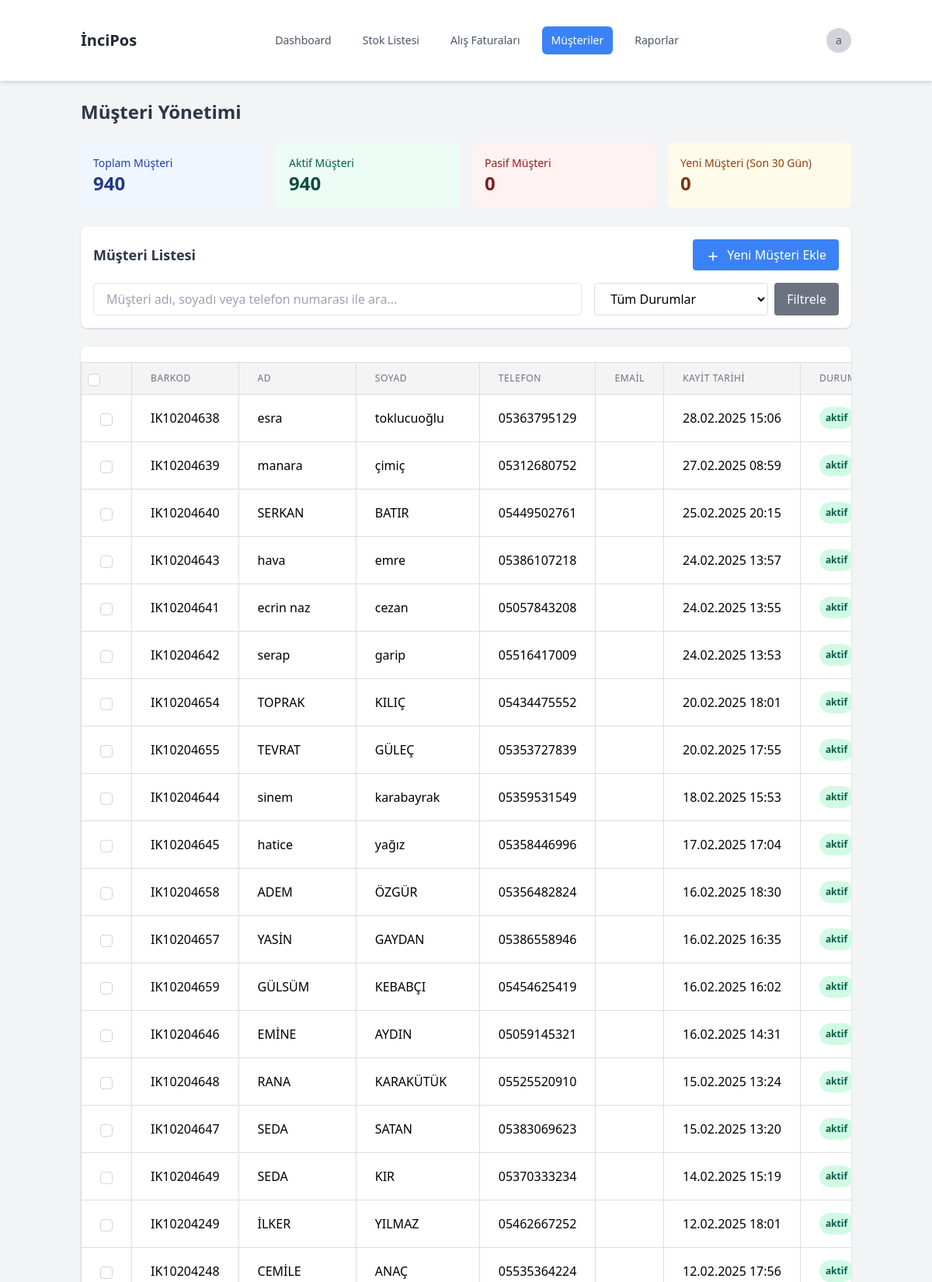
Screenshot of /admin/customers.php (signed in, upper part) with the database file from the repository.
### tables this page shows
CREATE TABLE `musteriler` (
  `id` int(11) NOT NULL,
  `ad` varchar(50) NOT NULL,
  `soyad` varchar(50) NOT NULL,
  `telefon` varchar(15) NOT NULL,
  `email` varchar(100) DEFAULT NULL,
  `kayit_tarihi` datetime DEFAULT current_timestamp(),
  `barkod` varchar(255) DEFAULT NULL,
  `sms_aktif` tinyint(1) DEFAULT 1,
  `durum` enum('aktif','pasif') DEFAULT 'aktif'
);

### admin/customers.php (the view, shortened to what this page needs)
<?php
include 'header.php';
require_once 'db_connection.php';
$active_query = "SELECT COUNT(*) as total FROM musteriler WHERE durum = 'aktif'";
$active_customers = $conn->query($active_query)->fetch(PDO::FETCH_ASSOC)['total'];
$inactive_query = "SELECT COUNT(*) as total FROM musteriler WHERE durum = 'pasif'";
$inactive_customers = $conn->query($inactive_query)->fetch(PDO::FETCH_ASSOC)['total'];
$new_customers_query = "SELECT COUNT(*) as total FROM musteriler WHERE kayit_tarihi >= DATE_SUB(NOW(), INTERVAL 30 DAY)";
$new_customers = $conn->query($new_customers_query)->fetch(PDO::FETCH_ASSOC)['total'];
$selected_columns = $_SESSION['customer_selected_columns'];
$items_per_page = $_SESSION['customer_items_per_page'] ?? 50;
if (!in_array('id', $selected_columns)) {
    $selected_columns[] = 'id';
}
$search_column = isset($_GET['search_column']) ? $_GET['search_column'] : '';
$search_term = isset($_GET['search_term']) ? $_GET['search_term'] : '';
$total_customers_query = "SELECT COUNT(*) AS total_customers FROM musteriler";
$stmt = $conn->prepare($total_customers_query);
$stmt->execute();
$total_customers = $stmt->fetch(PDO::FETCH_ASSOC)['total_customers'];
$current_page = isset($_GET['page']) ? (int)$_GET['page'] : 1;
$offset = ($current_page - 1) * $items_per_page;
function createCustomerTable($conn, $selected_columns, $items_per_page, $offset, $search_column, $search_term) {
    $visible_columns = array_filter($selected_columns, function($col) {
        return $col !== 'id';
    });
    $where_conditions = [];
    $params = [];
    $where_clause = !empty($where_conditions) ? " WHERE " . implode(' AND ', $where_conditions) : '';
    $columns_str = implode(', ', array_map(function($col) {
        return "m.$col";
    }, $selected_columns));
    $columns_str .= ", mp.puan_bakiye, mp.puan_oran, mp.musteri_turu";
    $query = "
        SELECT $columns_str
        FROM musteriler m
        LEFT JOIN musteri_puanlar mp ON m.id = mp.musteri_id
        $where_clause
        ORDER BY m.id DESC
        LIMIT :limit OFFSET :offset
    ";
    $stmt = $conn->prepare($query);
    $stmt->bindValue(':limit', (int)$items_per_page, PDO::PARAM_INT);
    $stmt->bindValue(':offset', (int)$offset, PDO::PARAM_INT);
    $stmt->execute();
    $table = "<table class='min-w-full divide-y divide-gray-200'>";
    $table .= "<thead class='bg-gray-50'><tr>";
    $table .= '<th class="w-4">
        <input type="checkbox"
               id="selectAll"
               class="form-checkbox h-4 w-4 text-blue-600 rounded border-gray-300"
               onclick="toggleAllCustomers(this)">
    </th>';
    foreach ($visible_columns as $column) {
        $table .= "<th class='px-6 py-3 text-left text-xs font-medium text-gray-500 uppercase tracking-wider'>"
                 . ucfirst(str_replace('_', ' ', $column))
                 . "</th>";
    }
    $table .= "<th class='px-6 py-3 text-left text-xs font-medium text-gray-500 uppercase tracking-wider'>Puan Bakiye</th>";
    $table .= "<th class='px-6 py-3 text-left text-xs font-medium text-gray-500 uppercase tracking-wider'>Eylemler</th>";
    $table .= "</tr></thead>";
    $table .= "<tbody class='bg-white divide-y divide-gray-200'>";
    while ($row = $stmt->fetch(PDO::FETCH_ASSOC)) {
        $table .= "<tr class='customer-row hover:bg-gray-50' data-customer='" . htmlspecialchars(json_encode($row)) . "'>";
        $table .= '<td class="w-4 px-6 py-4">
            <input type="checkbox"
                   name="selected_customers[]"
                   value="'.$row['id'].'"
                   class="form-checkbox h-4 w-4 text-blue-600 rounded border-gray-300">
        </td>';
        foreach ($visible_columns as $column) {
            $value = $row[$column] ?? '';
            if ($column === 'durum') {
                $statusClass = $value === 'aktif' ? 'bg-green-100 text-green-800' : 'bg-red-100 text-red-800';
                $value = '<span class="px-2 py-1 inline-flex text-xs leading-5 font-semibold rounded-full '.$statusClass.'">'.$value.'</span>';
            } elseif ($column === 'kayit_tarihi' && !empty($value)) {
                $value = date('d.m.Y H:i', strtotime($value));
            }
            $table .= "<td class='px-6 py-4 whitespace-nowrap'>" . $value . "</td>";
        }
        $table .= "<td class='px-6 py-4 whitespace-nowrap'>" .
                 '<span class="text-green-600 font-semibold">' .
                 number_format($row['puan_bakiye'] ?? 0, 2, ',', '.') .
                 ' Puan</span>' .
                 "</td>";
        $table .= "<td class='px-6 py-4 whitespace-nowrap'>
            <div class='flex items-center space-x-2'>
                <button onclick='editCustomer({$row['id']})'
                        class='text-blue-600 hover:text-blue-800 tooltip'
                        data-tooltip='Düzenle'>
                    <svg class='w-5 h-5' fill='none' stroke='currentColor' viewBox='0 0 24 24'>
                        <path stroke-linecap='round' stroke-linejoin='round' stroke-width='2'
                              d='M15.232 5.232l3.536 3.536m-2.036-5.036a2.5 2.5 0 113.536 3.536L6.5 21.036H3v-3.572L16.732 3.732z'/>
                    </svg>
                </button>
                <button onclick='viewCustomerPoints({$row['id']})'
                        class='text-green-600 hover:text-green-800 tooltip'
                        data-tooltip='Puan İşlemleri'>
                    <svg class='w-5 h-5' fill='none' stroke='currentColor' viewBox='0 0 24 24'>
                        <path stroke-linecap='round' stroke-linejoin='round' stroke-width='2'
                              d='M12 8c-1.657 0-3 .895-3 2s1.343 2 3 2 3 .895 3 2-1.343 2-3 2m0-8c1.11 0 2.08.402 2.599 1M12 8V7m0 1v8m0 0v1m0-1c-1.11 0-2.08-.402-2.599-1M21 12a9 9 0 11-18 0 9 9 0 0118 0z'/>
                    </svg>
                </button>
                <button onclick='showCustomerHistory({$row['id']})'
                        class='text-purple-600 hover:text-purple-800 tooltip'
                        data-tooltip='İşlem Geçmişi'>
                    <svg class='w-5 h-5' fill='none' stroke='currentColor' viewBox='0 0 24 24'>
                        <path stroke-linecap='round' stroke-linejoin='round' stroke-width='2'
                              d='M12 8v4l3 3m6-3a9 9 0 11-18 0 9 9 0 0118 0z'/>
                    </svg>
                </button>
                <button onclick='deleteCustomer({$row['id']})'
                        class='text-red-600 hover:text-red-800 tooltip'
                        data-tooltip='Sil'>
                    <svg class='w-5 h-5' fill='none' stroke='currentColor' viewBox='0 0 24 24'>
                        <path stroke-linecap='round' stroke-linejoin='round' stroke-width='2'
                              d='M19 7l-.867 12.142A2 2 0 0116.138 21H7.862a2 2 0 01-1.995-1.858L5 7m5 4v6m4-6v6m1-10V4a1 1 0 00-1-1h-4a1 1 0 00-1 1v3M4 7h16'/>
                    </svg>
                </button>
            </div>
        </td>";
        $table .= "</tr>";
    }
    $table .= "</tbody></table>";
    return $table;
}
$table_html = createCustomerTable($conn, $selected_columns, $items_per_page, $offset, $search_column, $search_term);
?>
<!DOCTYPE html>
<html lang="tr">
<head>
    <link rel="stylesheet" href="/assets/css/style.css">
    <link href="https://cdn.jsdelivr.net/npm/tailwindcss@2.2.19/dist/tailwind.min.css" rel="stylesheet">
    <link rel="stylesheet" href="https://cdn.jsdelivr.net/npm/sweetalert2@11/dist/sweetalert2.min.css">
</head>
<body>
    <div class="container mx-auto px-4 py-8">
        <h1 class="text-2xl font-bold mb-6">Müşteri Yönetimi</h1>
        <div class="grid grid-cols-1 md:grid-cols-4 gap-4 mb-6">
            <div class="bg-blue-50 p-4 rounded-lg">
                <h3 class="text-sm font-medium text-blue-800">Toplam Müşteri</h3>
                <p class="text-2xl font-bold text-blue-900"><?php echo number_format($total_customers, 0, ',', '.'); ?></p>
            </div>
            <div class="bg-green-50 p-4 rounded-lg">
                <h3 class="text-sm font-medium text-green-800">Aktif Müşteri</h3>
                <p class="text-2xl font-bold text-green-900"><?php echo number_format($active_customers, 0, ',', '.'); ?></p>
            </div>
            <div class="bg-red-50 p-4 rounded-lg">
                <h3 class="text-sm font-medium text-red-800">Pasif Müşteri</h3>
                <p class="text-2xl font-bold text-red-900"><?php echo number_format($inactive_customers, 0, ',', '.'); ?></p>
            </div>
            <div class="bg-yellow-50 p-4 rounded-lg">
                <h3 class="text-sm font-medium text-yellow-800">Yeni Müşteri (Son 30 Gün)</h3>
                <p class="text-2xl font-bold text-yellow-900"><?php echo number_format($new_customers, 0, ',', '.'); ?></p>
            </div>
        </div>
        <div class="bg-white p-4 rounded-lg shadow mb-6">
            <div class="flex justify-between items-center mb-4">
                <h2 class="text-lg font-semibold">Müşteri Listesi</h2>
                <button id="addCustomerBtn" class="bg-blue-500 hover:bg-blue-600 text-white px-4 py-2 rounded">
                    <svg class="w-5 h-5 inline-block mr-1" fill="none" stroke="currentColor" viewBox="0 0 24 24">
                        <path stroke-linecap="round" stroke-linejoin="round" stroke-width="2" d="M12 6v6m0 0v6m0-6h6m-6 0H6"></path>
                    </svg>
                    Yeni Müşteri Ekle
                </button>
            </div>
            <div class="flex flex-col md:flex-row gap-4">
                <div class="md:w-2/3">
                    <input type="text" id="customerSearch" placeholder="Müşteri adı, soyadı veya telefon numarası ile ara..."
                           class="w-full px-4 py-2 border rounded focus:outline-none focus:ring-2 focus:ring-blue-500">
                </div>
                <div class="md:w-1/3 flex gap-2">
                    <select id="customerStatus" class="w-full px-4 py-2 border rounded focus:outline-none focus:ring-2 focus:ring-blue-500">
                        <option value="">Tüm Durumlar</option>
                    </select>
                    <button id="filterBtn" class="bg-gray-500 hover:bg-gray-600 text-white px-4 py-2 rounded">Filtrele</button>
                </div>
            </div>
        </div>
        <div id="customerTableContainer" class="bg-white rounded-lg shadow overflow-hidden mb-6">
            <?php echo $table_html; ?>
        </div>
    </div>
    <?php
    include 'footer.php';
    ?>
</body>
</html>

### admin/header.php (shortened to what this page needs)
<?php
require_once 'db_connection.php';
$stmt = $conn->prepare("SELECT * FROM admin_user WHERE id = ?");
$stmt->execute([$_SESSION['user_id']]);
$user = $stmt->fetch(PDO::FETCH_ASSOC);
$current_page = basename($_SERVER['PHP_SELF']);
?>
<!DOCTYPE html>
<html lang="tr">
<head>
    <link rel="stylesheet" href="assets/css/style.css">
    <link href="https://cdn.jsdelivr.net/npm/tailwindcss@2.2.19/dist/tailwind.min.css" rel="stylesheet">
    <link rel="stylesheet" href="https://cdn.jsdelivr.net/npm/sweetalert2@11/dist/sweetalert2.min.css">
</head>
<body class="bg-gray-100 min-h-screen flex flex-col">
    <div class="flex-grow flex flex-col">
    <header id="header" class="bg-white shadow-md fixed top-0 left-0 right-0 z-50">
        <div class="container mx-auto px-4">
            <div class="flex justify-between items-center h-16">
                <div class="flex items-center">
                    <a href="admin_dashboard.php" class="flex items-center">
                        <span class="text-xl font-bold text-gray-800">İnciPos</span>
                    </a>
                </div>
                <nav class="hidden md:flex space-x-4">
                    <a href="admin_dashboard.php" class="<?php echo $current_page == 'admin_dashboard.php' ? 'bg-blue-500 text-white' : 'text-gray-600 hover:text-gray-900'; ?> px-3 py-2 rounded-md text-sm font-medium">
                        Dashboard
                    </a>
                    <a href="stock_list.php" class="<?php echo $current_page == 'stock_list.php' ? 'bg-blue-500 text-white' : 'text-gray-600 hover:text-gray-900'; ?> px-3 py-2 rounded-md text-sm font-medium">
                        Stok Listesi
                    </a>
                    <a href="purchase_invoices.php" class="<?php echo $current_page == 'purchase_invoices.php' ? 'bg-blue-500 text-white' : 'text-gray-600 hover:text-gray-900'; ?> px-3 py-2 rounded-md text-sm font-medium">
                        Alış Faturaları
                    </a>
                    <a href="customers.php" class="<?php echo $current_page == 'customers.php' ? 'bg-blue-500 text-white' : 'text-gray-600 hover:text-gray-900'; ?> px-3 py-2 rounded-md text-sm font-medium">
                        Müşteriler
                    </a><a href="reports.php" class="<?php echo $current_page == 'reports.php' ? 'bg-blue-500 text-white' : 'text-gray-600 hover:text-gray-900'; ?> px-3 py-2 rounded-md text-sm font-medium">
                        Raporlar
                    </a>
                </nav>
                <div class="flex items-center">
                    <div class="relative ml-3">
                        <div>
                            <button type="button" class="flex text-sm rounded-full focus:outline-none" id="user-menu-button">
                                <div class="h-8 w-8 rounded-full bg-gray-300 flex items-center justify-center">
                                    <span class="text-sm font-medium text-gray-600">
                                        <?php echo substr($user['kullanici_adi'], 0, 1); ?>
                                    </span>
                                </div>
                            </button>
                        </div>
                    </div>
                </div>
            </div>
        </div>
    </header>
    <div style="" class="pt-24">

### admin/footer.php (shortened to what this page needs)
</div>
    </div>
</body>
</html>

### admin/assets/css/style.css (style rules this page uses)
#header { z-index:9999; }
.container { padding: 20px; max-width: 1200px; margin: 0 auto; }
table { width: 100%; border-collapse: collapse; margin-top: 20px; }
th, td { padding: 8px; text-align: left; border: 1px solid #ddd; }
th { background-color: #f4f4f4; }
select { padding: 8px; border: 1px solid #ddd; border-radius: 4px; background-color: white; margin-left: 10px; cursor: pointer; }
h1, h2, h3 { color: #2d3748; margin-bottom: 1rem; }
h3 { font-size: 1rem; font-weight: 500; margin-top: 15px; }
.form-checkbox { appearance: none; padding: 0; -webkit-print-color-adjust: exact; color-adjust: exact; display: inline-block; vertical-align: middle; background-origin: border-box; user-select: none; flex-shrink: 0; height: 1rem; width: 1rem; color: #3b82f6; background-color: #fff; border: 1px solid #d1d5db; border-radius: 0.25rem; }
.text-left { text-align: left; }
.text-sm { font-size: 0.875rem; }
.font-medium { font-weight: 500; }
input[type="checkbox"] { pointer-events: auto; position: relative; z-index: 1; }
.gap-4 { gap: 1rem; }

### rows the page displays
musteriler: barkod "IK10204638", ad "esra", soyad "toklucuoğlu", telefon "05363795129", kayit_tarihi "28.02.2025 15:06", durum "aktif"
musteriler: barkod "IK10204639", ad "manara", soyad "çimiç", telefon "05312680752", kayit_tarihi "27.02.2025 08:59", durum "aktif"
musteriler: barkod "IK10204640", ad "SERKAN", soyad "BATIR", telefon "05449502761", kayit_tarihi "25.02.2025 20:15", durum "aktif"
musteriler: barkod "IK10204643", ad "hava", soyad "emre", telefon "05386107218", kayit_tarihi "24.02.2025 13:57", durum "aktif"
musteriler: barkod "IK10204641", ad "ecrin naz", soyad "cezan", telefon "05057843208", kayit_tarihi "24.02.2025 13:55", durum "aktif"
musteriler: barkod "IK10204642", ad "serap", soyad "garip", telefon "05516417009", kayit_tarihi "24.02.2025 13:53", durum "aktif"
musteriler: barkod "IK10204654", ad "TOPRAK", soyad "KILIÇ", telefon "05434475552", kayit_tarihi "20.02.2025 18:01", durum "aktif"
musteriler: barkod "IK10204655", ad "TEVRAT", soyad "GÜLEÇ", telefon "05353727839", kayit_tarihi "20.02.2025 17:55", durum "aktif"
musteriler: barkod "IK10204644", ad "sinem", soyad "karabayrak", telefon "05359531549", kayit_tarihi "18.02.2025 15:53", durum "aktif"
musteriler: barkod "IK10204645", ad "hatice", soyad "yağız", telefon "05358446996", kayit_tarihi "17.02.2025 17:04", durum "aktif"
musteriler: barkod "IK10204658", ad "ADEM", soyad "ÖZGÜR", telefon "05356482824", kayit_tarihi "16.02.2025 18:30", durum "aktif"
musteriler: barkod "IK10204657", ad "YASİN", soyad "GAYDAN", telefon "05386558946", kayit_tarihi "16.02.2025 16:35", durum "aktif"
musteriler: barkod "IK10204659", ad "GÜLSÜM", soyad "KEBABÇI", telefon "05454625419", kayit_tarihi "16.02.2025 16:02", durum "aktif"
musteriler: barkod "IK10204646", ad "EMİNE", soyad "AYDIN", telefon "05059145321", kayit_tarihi "16.02.2025 14:31", durum "aktif"
musteriler: barkod "IK10204648", ad "RANA", soyad "KARAKÜTÜK", telefon "05525520910", kayit_tarihi "15.02.2025 13:24", durum "aktif"
musteriler: barkod "IK10204647", ad "SEDA", soyad "SATAN", telefon "05383069623", kayit_tarihi "15.02.2025 13:20", durum "aktif"
musteriler: barkod "IK10204649", ad "SEDA", soyad "KIR", telefon "05370333234", kayit_tarihi "14.02.2025 15:19", durum "aktif"
musteriler: barkod "IK10204249", ad "İLKER", soyad "YILMAZ", telefon "05462667252", kayit_tarihi "12.02.2025 18:01", durum "aktif"
musteriler: barkod "IK10204248", ad "CEMİLE", soyad "ANAÇ", telefon "05535364224", kayit_tarihi "12.02.2025 17:56", durum "aktif"

### other values shown
substr($user['kullanici_adi'], 0, 1) "a"
$total_customers "940"
$active_customers "940"
$inactive_customers "0"
$new_customers "0"
str_replace('_', ' ', $column) "BARKOD"
str_replace('_', ' ', $column) "AD"
str_replace('_', ' ', $column) "SOYAD"
str_replace('_', ' ', $column) "TELEFON"
str_replace('_', ' ', $column) "EMAIL"
str_replace('_', ' ', $column) "KAYIT TARIHI"
